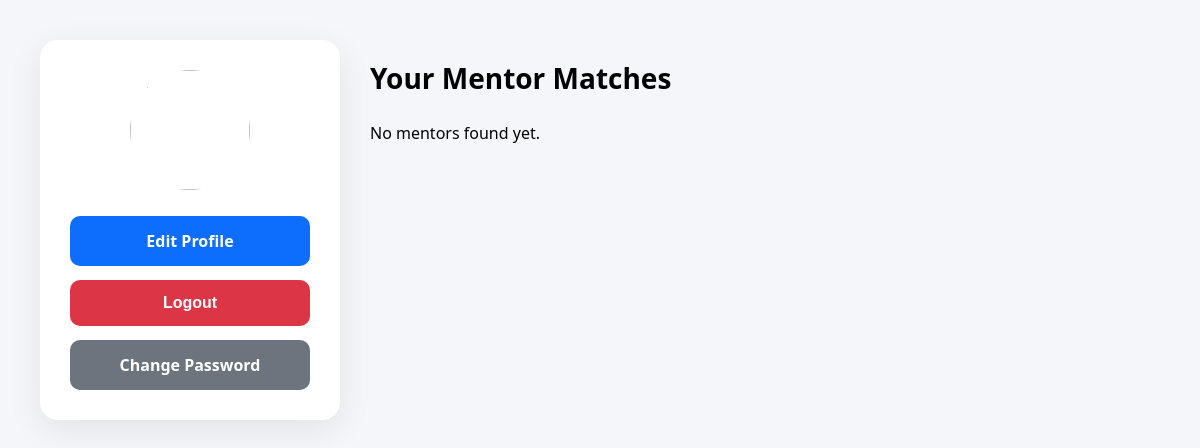
The page /mentee/dashboard/ (signed in) on the database as committed earlier.
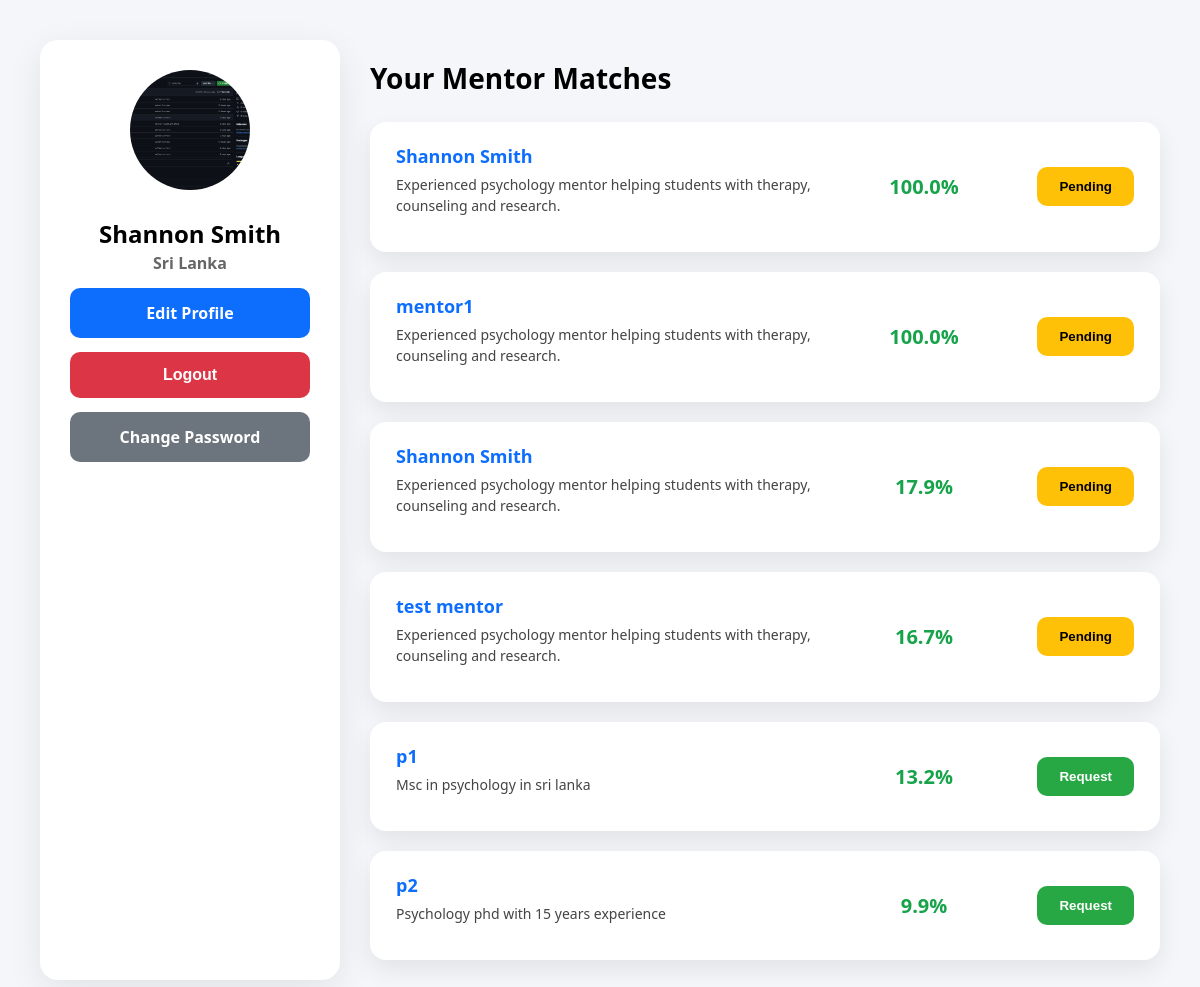
The same page on the database as committed later.
### core/models.py (models this page shows, shortened)
class Mentee(models.Model):
    user = models.OneToOneField(User, on_delete=models.CASCADE, related_name="mentee")
    name = models.CharField(max_length=120)
    country = models.CharField(max_length=80)
    profile_text = models.TextField()
    embedding = models.JSONField(null=True, blank=True)
    linkedin = models.URLField(blank=True, null=True)
    github = models.URLField(blank=True, null=True)
    cv = models.FileField(upload_to="cvs/")   # REQUIRED
    profile_image = models.ImageField(upload_to="profiles/", blank=True, null=True)

class Mentor(models.Model):
    user = models.OneToOneField(User, on_delete=models.CASCADE, related_name="mentor")
    name = models.CharField(max_length=120)
    profile_text = models.TextField()
    embedding = models.JSONField(null=True, blank=True)
    country = models.CharField(max_length=80)
    linkedin = models.URLField(blank=True, null=True)
    github = models.URLField(blank=True, null=True)
    cv = models.FileField(upload_to="cvs/", blank=True, null=True)
    profile_image = models.ImageField(upload_to="profiles/", blank=True, null=True)

### core/views.py (the view)
# urls.py: path("mentee/dashboard/", mentee_dashboard, name="mentee_dashboard"),
@login_required
def mentee_dashboard(request):
    mentee, _ = Mentee.objects.get_or_create(user=request.user)
    raw_matches = match_mentors(mentee)
    requests = MentorRequest.objects.filter(mentee=mentee)
    req_map = {r.mentor_id: r.status for r in requests}
    mentors = []
    for mentor, score in raw_matches:
        mentors.append({
            "mentor": mentor,
            "score": round(score * 100, 1),
            "status": req_map.get(mentor.id)  # None / pending / accepted
        })
    return render(request, "mentee_dashboard.html", {
        "mentee": mentee,
        "mentors": mentors
    })

### core/ml.py (called while the page is built)
def cosine_similarity(a, b):
    if not a or not b:
        return 0
    a = np.array(a)
    b = np.array(b)
    return float(np.dot(a, b) / (np.linalg.norm(a) * np.linalg.norm(b)))

def match_mentors(mentee):
    field = mentee.user.userprofile.interested_field
    mentors = Mentor.objects.filter(
        user__userprofile__interested_field=field
    )
    results = []
    for mentor in mentors:
        if mentor.embedding and mentee.embedding:
            score = cosine_similarity(mentee.embedding, mentor.embedding)
            results.append((mentor, score))
    return sorted(results, key=lambda x: x[1], reverse=True)

### core/templates/mentee_dashboard.html (shortened to what this page needs)
{% load static %}
<!DOCTYPE html>
<html>
<head>
</head>
<body>
<div class="layout">
<div class="profile">
    {% if mentee.profile_image %}
        <img src="{{ mentee.profile_image.url }}">
    {% else %}
        <img src="{% static 'core/images/default-avatar.png' %}">
    {% endif %}
    <h2>{{ mentee.name }}</h2>
    <h4>{{ mentee.country }}</h4>
    <a href="/mentee/profile/" class="profile-btn edit">Edit Profile</a>
    <form method="post" action="{% url 'logout' %}">
        <button class="profile-btn logout">Logout</button>
    </form>
    <a href="{% url 'password_change' %}" class="profile-btn password">
        Change Password
    </a>
</div>
<div class="matches">
    <h1>Your Mentor Matches</h1>
    {% for m in mentors %}
    <div class="card">
        <div class="mentor">
            <h3>{{ m.mentor.name }}</h3>
            <p>{{ m.mentor.profile_text|truncatewords:18 }}</p>
        </div>
        <div class="score">{{ m.score }}%</div>
        <div class="card-actions">
            {% if m.status == "pending" %}
                <button class="btn pending">Pending</button>
            {% elif m.status == "accepted" %}
                <button class="btn accepted">Connected</button>
            {% else %}
                <form method="post" action="{% url 'request_mentor' m.mentor.id %}">
                    <button class="btn">Request</button>
                </form>
            {% endif %}
        </div>
    </div>
    {% empty %}
        <p>No mentors found yet.</p>
    {% endfor %}
</div>
</div>
</body>
</html>

Rows that differ between the two databases and show on the page:
now on this page (row edited): Mentee: profile_image (picture), name "Shannon Smith", country "Sri Lanka"
now on this page (row edited): Mentor: mentor.name "Shannon Smith", mentor.profile_text "Experienced psychology mentor helping students with therapy, counseling and research.", score "100.0", shows "Pending"
now on this page (row edited): Mentor: mentor.name "mentor1", mentor.profile_text "Experienced psychology mentor helping students with therapy, counseling and research.", score "100.0", shows "Pending"
now on this page (row edited): Mentor: mentor.name "Shannon Smith", mentor.profile_text "Experienced psychology mentor helping students with therapy, counseling and research.", score "17.9", shows "Pending"
now on this page (row edited): Mentor: mentor.name "test mentor", mentor.profile_text "Experienced psychology mentor helping students with therapy, counseling and research.", score "16.7", shows "Pending"
added Mentor: mentor.name "p1", mentor.profile_text "Msc in psychology in sri lanka", score "13.2", shows "Request"
added Mentor: mentor.name "p2", mentor.profile_text "Psychology phd with 15 years experience", score "9.9", shows "Request"
Other text that changed with them:
text no longer shown: "No mentors found yet."
